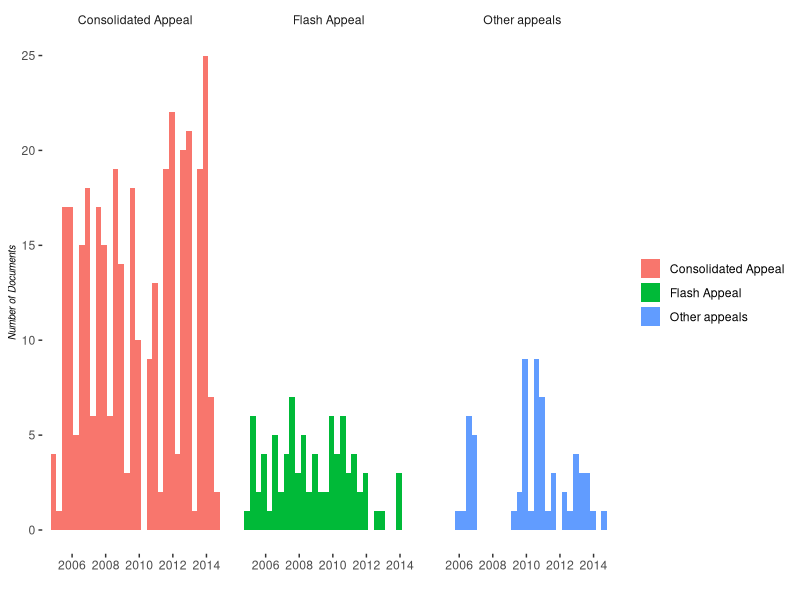

Write the R code that produced this figure. (Note: this script raises an error after producing the figure.)
## Plotting script ##
library(ggplot2)

# loading data
data <- read.csv('data/appeals_list.csv')
data$date <- as.Date(data$date)

## plotting ##
# bar plot: number of documents by source
bar_plot_source <- ggplot(data, aes(date, fill = appeal_type)) + theme_bw() +
    geom_bar(stat = 'bin', size = 1.3) +
    facet_wrap(~ appeal_type) +
    ylab("Number of Documents") + xlab("") +
    theme(panel.border = element_rect(linetype = 0),
          strip.background = element_rect(colour = "white", fill = "white"),
          panel.background = element_rect(colour = "white"),
          panel.grid.major = element_blank(),
          panel.grid.minor = element_blank(),
          legend.title = element_blank(),
          axis.title.y = element_text(size = 7, face = 'italic'),
          legend.key = element_blank())

ggsave('plot/bar_plot_source.png', bar_plot_source, height = 3.05, width = 13.35, units = 'in')


# bar plot: number of documents by source, but colored by country.
bar_plot_country <- ggplot(data, aes(date, fill = iso3)) + theme_bw() +
    geom_bar(stat = 'bin', size = 1.3) +
    facet_wrap(~ appeal_type) +
    ylab("Number of Documents") + xlab("") +
    theme(panel.border = element_rect(linetype = 0),
          strip.background = element_rect(colour = "white", fill = "white"),
          panel.background = element_rect(colour = "white"),
          panel.grid.major = element_blank(),
          panel.grid.minor = element_blank(),
          legend.title = element_blank(),
          legend.key = element_blank(),
          legend.key = element_blank(),
          legend.position = "none",
          axis.title.y = element_text(size = 7, face = 'italic'))

ggsave('plot/bar_plot_country.png', bar_plot_country, height = 3.05, width = 13.35, units = 'in')


# step plot by country
country_plot <- ggplot(data, aes(date, color = appeal_type)) + theme_bw() +
    geom_step(stat = 'bin', size = 1.3) +
    facet_wrap(~ iso3) +
    ylab("Number of Documents") + xlab("") +
    theme(panel.border = element_rect(linetype = 0),
          strip.background = element_rect(colour = "white", fill = "white"),
          panel.background = element_rect(colour = "white"),
          panel.grid.major = element_blank(),
          panel.grid.minor = element_blank(),
          legend.title = element_blank(),
          legend.key = element_blank(),
          legend.position = "none",
          axis.title.y = element_text(size = 7, face = 'italic'),
          axis.text.x = element_text(angle = 90))

ggsave('plot/steps_country.png', country_plot, height = 9.12, width = 15.93, units = 'in')



# total appeals per country
country_s <- as.data.frame(table(data$iso3))
names(country_s) <- c('iso3', 'count')
country_s <- country_s[order(- country_s$count, country_s$iso3),]

bar_plot_country <- ggplot(country_s, aes(reorder(country_s$iso3, - country_s$count), count)) + 
    theme_bw() +
    geom_bar(stat = 'identity', size = 1.3, fill = '#ED8600') +
#     facet_wrap(~ appeal_type) +
    ylab("Number of Documents") + xlab("") +
    theme(panel.border = element_rect(linetype = 0),
          strip.background = element_rect(colour = "white", fill = "white"),
          panel.background = element_rect(colour = "white"),
          panel.grid.major = element_blank(),
          panel.grid.minor = element_blank(),
          legend.title = element_blank(),
          legend.key = element_blank(),
          legend.key = element_blank(),
          legend.position = "none",
          axis.text.x = element_text(angle = 90, hjust = 1),
          axis.title.y = element_text(size = 7, face = 'italic'))

ggsave('plot/bar_plot_country.png', bar_plot_country, height = 3.05, width = 13.35, units = 'in')
